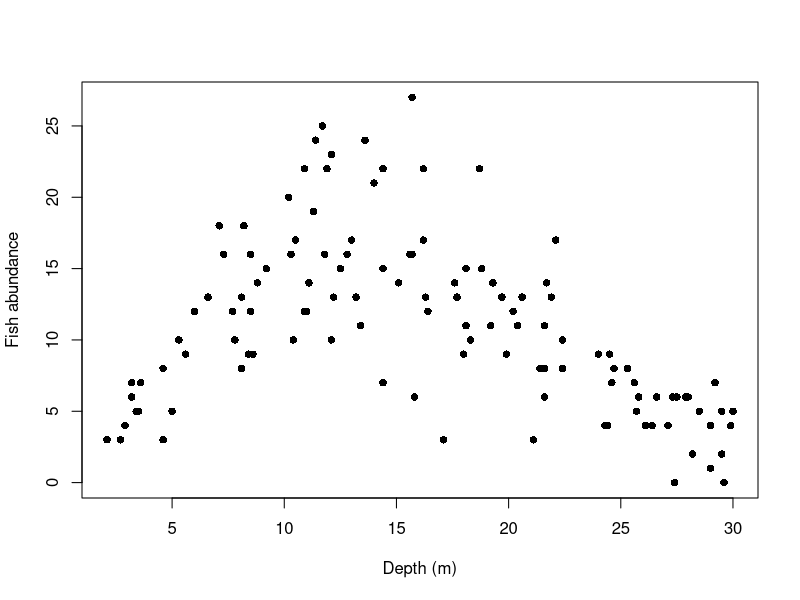
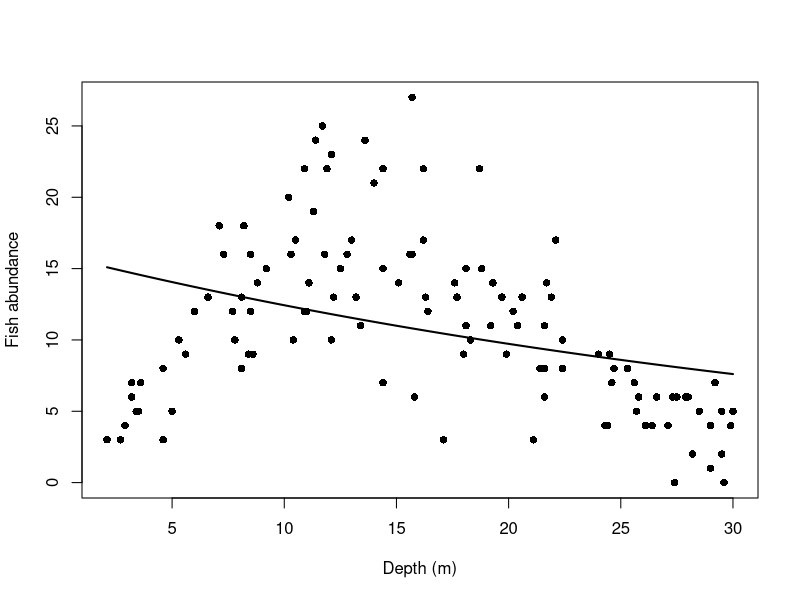

These figures' R source, in order:
## ---- chunk 1
#| label: load-data

fish <- read.csv("data/reef_fish_transects.csv")

head(fish)
## ---- chunk 2
#| label: abundance-depth

plot(
  abundance ~ depth_m,
  data = fish,
  pch = 16,
  xlab = "Depth (m)",
  ylab = "Fish abundance"
)
## ---- chunk 3
#| label: first-model

m1 <- glm(
  abundance ~ depth_m,
  family = poisson,
  data = fish
)

summary(m1)
## ---- chunk 4
#| label: fitted-model

newdat <- data.frame(
  depth_m = seq(
    min(fish$depth_m),
    max(fish$depth_m),
    length.out = 200
  )
)

newdat$predicted <- predict(
  m1,
  newdata = newdat,
  type = "response"
)

plot(
  abundance ~ depth_m,
  data = fish,
  pch = 16,
  xlab = "Depth (m)",
  ylab = "Fish abundance"
)

lines(
  newdat$depth_m,
  newdat$predicted,
  lwd = 2
)
